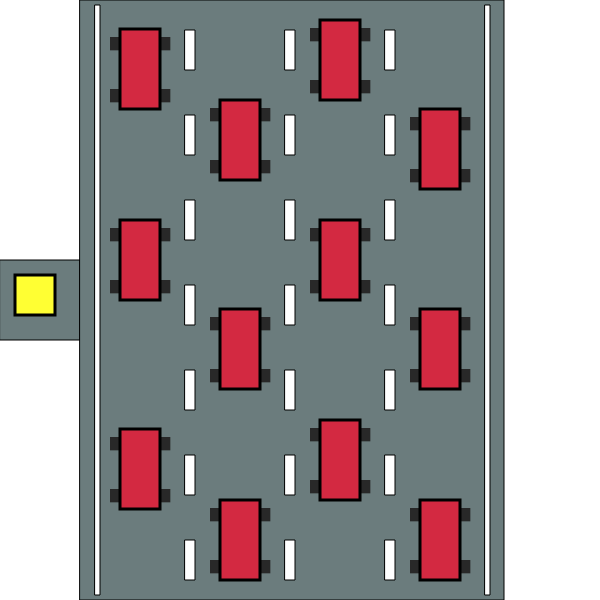
Frame 1 (no input)
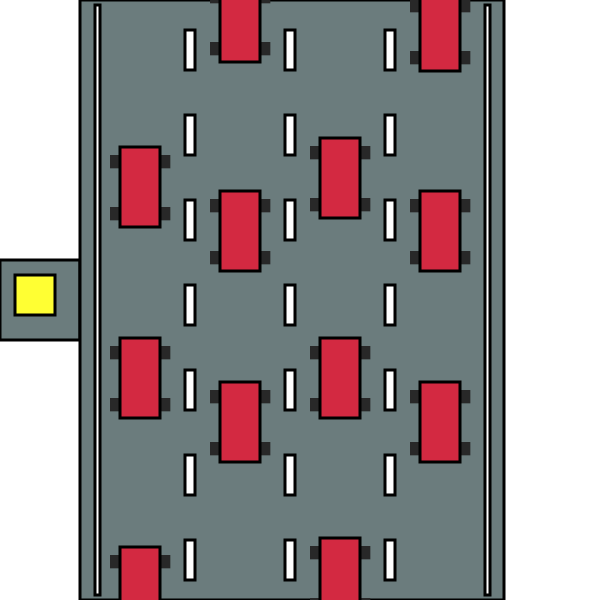
Frame 60 (no input)
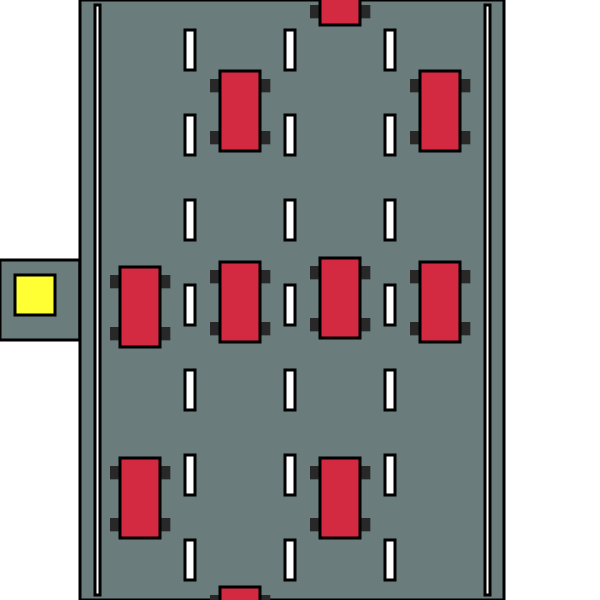
Frame 120 (the mouse pressed at the canvas centre since frame 60)

The p5.js sketch that drew these frames (run headless with seeded random() and noise() and a simulated clock; from frame 60 on, the mouse is pressed at the canvas centre):

// p5.js sketch
// ── sketch.js
//Juan José Rodriguez Carabali   Cod. A00362392
//Jhon Alex Serrano  Cod. A00368713

let coche = [];
let posicionX;
let posicionY;



let ganar;

function preload() {


}

function setup() {
  createCanvas(600, 600);

  frameRate(60);

  ganar = false;

  posicionY = 275;
  posicionX = 15;

  arriba = false;
  abajo = false;
  izquierda = false;
  derecha = false;

  for (let i = 0; i < 4; i++) {


    coche.push(new Array(3));


    for (let j = 0; j < 3; j++) {

      if (i === 0 || i === 2) {

        coche[i][j] = new Coche(120 + (100 * i), 20 + (200 * j), 2);

      }
      if (i === 1 || i === 3) {

        coche[i][j] = new Coche(120 + (100 * i), 500 - (200 * j), 1);


      }
    }
  }
}

function draw() {
  background(255);

  if (ganar === true) {

  }
  if (ganar === false) {


    pintarFondo();
    for (let i = 0; i < 4; i++) {

      for (let j = 0; j < 3; j++) {

        coche[i][j].mostrar();
      }
    }

    personaje();


  }
  if (ganar === true) {
    if (mouseIsPressed) {
      ganar = false
    }

  }

}

function personaje() {

  fill(255, 255, 51);
  square(posicionX, posicionY, 40);

  if (arriba) {
    posicionY -= 2;
  }
  if (abajo) {
    posicionY += 2;
  }

  if (izquierda) {
    posicionX -= 2;
  }
  if (derecha) {
    posicionX += 2;
  }

  contacto();

  if (posicionX + 40 > 548) {

    posicionX = 15;
    posicionY = 275;
    ganar = true;
  }
}

function contacto() {

  for (let i = 0; i < 4; i++) {
    for (let j = 0; j < 3; j++) {

      if (posicionY + 40 > coche[i][j].getRefCar() && posicionY < coche[i][j].getRefCar() + 80) {
        if (posicionX + 40 > 120 + (100 * i) && posicionX < 160 + (100 * i)) {

          posicionX = 15;
          posicionY = 275;

        }
      }
    }
  }
}

function pintarFondo() {


  fill(107,124,125);
  rect(0, 260, 80);

  fill(107,124,125);
  rect(80, 0, 424, 600);
  for (let i = 0; i < 3; i++) {
    for (let j = 0; j < 7; j++) {
      fill(255);

      rect(185 + (100 * i), 30 + (85 * j), 10, 40);


    }

  }
  rect(195 - 100, 5, 5, 590);
  rect(185 + (100 * 3), 5, 5, 590);
}

function keyPressed() {

  switch (key) {
    case "w":
    case "W":
      arriba = true;
      break;
    case "s":
    case "S":
      abajo = true;
      break;

    case "a":
    case "A":
      izquierda = true;
      break;
    case "d":
    case "D":
      derecha = true;
      break;

  }

}

function keyReleased() {

  switch (key) {
    case "w":
    case "W":
      arriba = false;
      break;
    case "s":
    case "S":
      abajo = false;
      break;

    case "a":
    case "A":
      izquierda = false;
      break;
    case "d":
    case "D":
      derecha = false;
      break;

  }

}

// ── Coche.js
//Juan José Rodriguez Carabali   Cod. A00362392
//Jhon Alex Serrano  Cod. A00368713

class Coche {

    constructor(x, y, carril) {
      this.dir = int(random(0, 2));
      this.y = y + (this.dir * 9);
      this.x = x;
      this.tamAnch = 40;
      this.tamLarg = 80;
  
  
    
  
      this.carril = carril;
     
    }
  
    mostrar() {
  
  
      noStroke();
  
      fill(40);
      square(this.x - 10, this.y + this.tamAnch / 5, this.tamAnch / 3);
      square(this.x + 37, this.y + this.tamAnch / 5, this.tamAnch / 3);
  
      square(this.x - 10, this.y + (this.tamLarg - (this.tamAnch / 2)), this.tamAnch / 3);
      square(this.x + 37, this.y + (this.tamLarg - (this.tamAnch / 2)), this.tamAnch / 3);
  
  stroke(0)
  strokeWeight(3)
      fill(211, 41, 65);
      rect(this.x, this.y, this.tamAnch, this.tamLarg);
  
      this.mover();
  
  
  
  
  
  
    }
  
    mover() {
  
      switch (this.carril) {
        case 1:
  
  
          this.y -= 2;
          if (this.y < -85) {
            this.y = int(random(605, 685));
          }
  
  
  
          break;
  
        case 2:
          this.y += 2;
  
          if (this.y > 605) {
            this.y = int(random(-180, -85));
  
          }
          break;
  
      }
  
    }
  
    getRefCar() {
      return this.y;
    }
  }
